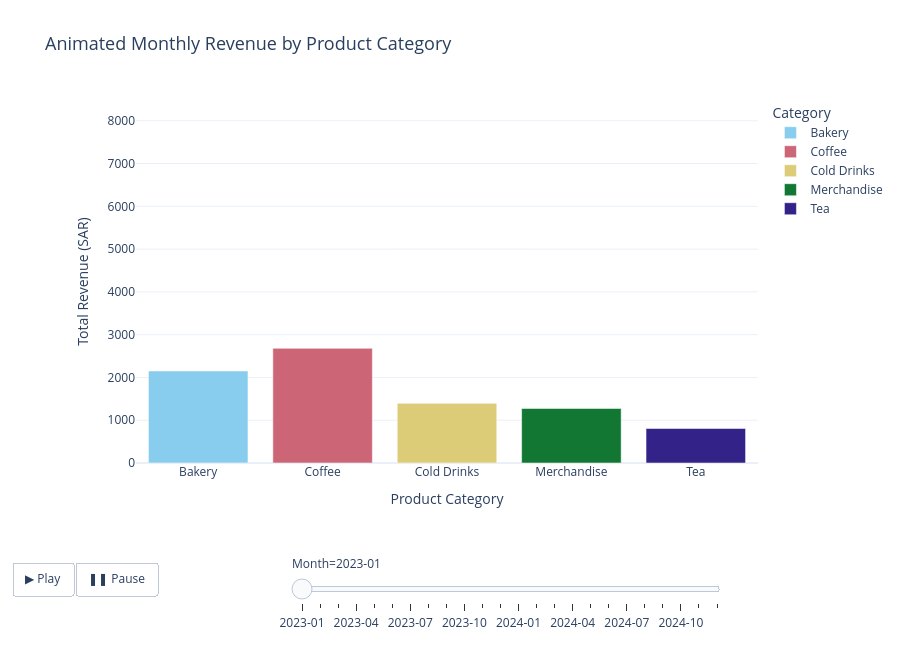

Source (notebook cell):
### Markdown cell above
### Task 7.2 — Animated bar chart  *(3 pts)*
Create an **animated** `px.bar` of monthly revenue per category: x = `category`, y = revenue, `animation_frame="year_month"`, colour = category.
Fix the y-axis range to the global maximum (so bars are comparable between frames) and make sure the **play button and slider** are visible.

### Code cell
import pandas as pd
import plotly.express as px

# Aggregate monthly revenue by category
monthly_revenue = (
    df.groupby(["year_month", "category"], as_index=False)
    .agg(revenue=("revenue", "sum"))
)

# Ensure all categories appear in every month
months = sorted(monthly_revenue["year_month"].unique())
categories = sorted(monthly_revenue["category"].unique())

full_index = pd.MultiIndex.from_product(
    [months, categories],
    names=["year_month", "category"]
)

monthly_revenue = (
    monthly_revenue
    .set_index(["year_month", "category"])
    .reindex(full_index, fill_value=0)
    .reset_index()
)

monthly_revenue["year_month"] = monthly_revenue["year_month"].astype(str)

# Global maximum for a fixed y-axis range
max_revenue = monthly_revenue["revenue"].max()

# Create animated bar chart
fig = px.bar(
    monthly_revenue,
    x="category",
    y="revenue",
    color="category",
    animation_frame="year_month",
    category_orders={
        "year_month": [str(m) for m in months],
        "category": categories
    },
    range_y=[0, max_revenue * 1.15],
    color_discrete_sequence=px.colors.qualitative.Safe,
    hover_data={
        "year_month": True,
        "revenue": ":,.2f"
    },
    labels={
        "category": "Product Category",
        "revenue": "Monthly Revenue (SAR)",
        "year_month": "Month"
    },
    title="Animated Monthly Revenue by Product Category"
)

# Customize chart
fig.update_layout(
    template="plotly_white",
    title_font_size=18,
    xaxis_title="Product Category",
    yaxis_title="Total Revenue (SAR)",
    legend_title="Category",
    height=650,
    margin=dict(b=140)
)

# Keep the play button and slider visible
fig.update_layout(
    updatemenus=[
        dict(
            type="buttons",
            direction="left",
            showactive=False,
            x=0.05,
            y=-0.08,
            buttons=[
                dict(
                    label="▶ Play",
                    method="animate",
                    args=[
                        None,
                        {
                            "frame": {
                                "duration": 700,
                                "redraw": True
                            },
                            "transition": {
                                "duration": 300
                            },
                            "fromcurrent": True
                        }
                    ]
                ),
                dict(
                    label="❚❚ Pause",
                    method="animate",
                    args=[
                        [None],
                        {
                            "frame": {
                                "duration": 0,
                                "redraw": False
                            },
                            "mode": "immediate"
                        }
                    ]
                )
            ]
        )
    ]
)

# Adjust animation slider position
if fig.layout.sliders:
    fig.layout.sliders[0].update(
        visible=True,
        y=-0.08,
        x=0.25,
        len=0.7
    )

fig.show()

### Figure 1 — Plotly figure (JSON) as saved in the notebook; plotly's stock layout.template omitted (floating-point values rounded to 4 significant figures)
{"data": [{"customdata": [["2023-01"]], "hovertemplate": "Product Category=%{x}<br>Month=%{customdata[0]}<br>Monthly Revenue (SAR)=%{y:,.2f}<extra></extra>", "legendgroup": "Bakery", "marker": {"color": "rgb(136, 204, 238)", "pattern": {"shape": ""}}, "name": "Bakery", "orientation": "v", "showlegend": true, "textposition": "auto", "type": "bar", "x": ["Bakery"], "xaxis": "x", "y": [2151.0], "yaxis": "y"}, {"customdata": [["2023-01"]], "hovertemplate": "Product Category=%{x}<br>Month=%{customdata[0]}<br>Monthly Revenue (SAR)=%{y:,.2f}<extra></extra>", "legendgroup": "Coffee", "marker": {"color": "rgb(204, 102, 119)", "pattern": {"shape": ""}}, "name": "Coffee", "orientation": "v", "showlegend": true, "textposition": "auto", "type": "bar", "x": ["Coffee"], "xaxis": "x", "y": [2680.0], "yaxis": "y"}, {"customdata": [["2023-01"]], "hovertemplate": "Product Category=%{x}<br>Month=%{customdata[0]}<br>Monthly Revenue (SAR)=%{y:,.2f}<extra></extra>", "legendgroup": "Cold Drinks", "marker": {"color": "rgb(221, 204, 119)", "pattern": {"shape": ""}}, "name": "Cold Drinks", "orientation": "v", "showlegend": true, "textposition": "auto", "type": "bar", "x": ["Cold Drinks"], "xaxis": "x", "y": [1395.0], "yaxis": "y"}, {"customdata": [["2023-01"]], "hovertemplate": "Product Category=%{x}<br>Month=%{customdata[0]}<br>Monthly Revenue (SAR)=%{y:,.2f}<extra></extra>", "legendgroup": "Merchandise", "marker": {"color": "rgb(17, 119, 51)", "pattern": {"shape": ""}}, "name": "Merchandise", "orientation": "v", "showlegend": true, "textposition": "auto", "type": "bar", "x": ["Merchandise"], "xaxis": "x", "y": [1274.0], "yaxis": "y"}, {"customdata": [["2023-01"]], "hovertemplate": "Product Category=%{x}<br>Month=%{customdata[0]}<br>Monthly Revenue (SAR)=%{y:,.2f}<extra></extra>", "legendgroup": "Tea", "marker": {"color": "rgb(51, 34, 136)", "pattern": {"shape": ""}}, "name": "Tea", "orientation": "v", "showlegend": true, "textposition": "auto", "type": "bar", "x": ["Tea"], "xaxis": "x", "y": [806.6], "yaxis": "y"}], "layout": {"barmode": "relative", "height": 650, "legend": {"title": {"text": "Category"}, "tracegroupgap": 0}, "margin": {"b": 140}, "sliders": [{"active": 0, "currentvalue": {"prefix": "Month="}, "len": 0.7, "pad": {"b": 10, "t": 60}, "steps": [{"args": [["2023-01"], {"frame": {"duration": 0, "redraw": true}, "fromcurrent": true, "mode": "immediate", "transition": {"duration": 0, "easing": "linear"}}], "label": "2023-01", "method": "animate"}, {"args": [["2023-02"], {"frame": {"duration": 0, "redraw": true}, "fromcurrent": true, "mode": "immediate", "transition": {"duration": 0, "easing": "linear"}}], "label": "2023-02", "method": "animate"}, {"args": [["2023-03"], {"frame": {"duration": 0, "redraw": true}, "fromcurrent": true, "mode": "immediate", "transition": {"duration": 0, "easing": "linear"}}], "label": "2023-03", "method": "animate"}, {"args": [["2023-04"], {"frame": {"duration": 0, "redraw": true}, "fromcurrent": true, "mode": "immediate", "transition": {"duration": 0, "easing": "linear"}}], "label": "2023-04", "method": "animate"}, {"args": [["2023-05"], {"frame": {"duration": 0, "redraw": true}, "fromcurrent": true, "mode": "immediate", "transition": {"duration": 0, "easing": "linear"}}], "label": "2023-05", "method": "animate"}, {"args": [["2023-06"], {"frame": {"duration": 0, "redraw": true}, "fromcurrent": true, "mode": "immediate", "transition": {"duration": 0, "easing": "linear"}}], "label": "2023-06", "method": "animate"}, {"args": [["2023-07"], {"frame": {"duration": 0, "redraw": true}, "fromcurrent": true, "mode": "immediate", "transition": {"duration": 0, "easing": "linear"}}], "label": "2023-07", "method": "animate"}, {"args": [["2023-08"], {"frame": {"duration": 0, "redraw": true}, "fromcurrent": true, "mode": "immediate", "transition": {"duration": 0, "easing": "linear"}}], "label": "2023-08", "method": "animate"}, {"args": [["2023-09"], {"frame": {"duration": 0, "redraw": true}, "fromcurrent": true, "mode": "immediate", "transition": {"duration": 0, "easing": "linear"}}], "label": "2023-09", "method": "animate"}, {"args": [["2023-10"], {"frame": {"duration": 0, "redraw": true}, "fromcurrent": true, "mode": "immediate", "transition": {"duration": 0, "easing": "linear"}}], "label": "2023-10", "method": "animate"}, {"args": [["2023-11"], {"frame": {"duration": 0, "redraw": true}, "fromcurrent": true, "mode": "immediate", "transition": {"duration": 0, "easing": "linear"}}], "label": "2023-11", "method": "animate"}, {"args": [["2023-12"], {"frame": {"duration": 0, "redraw": true}, "fromcurrent": true, "mode": "immediate", "transition": {"duration": 0, "easing": "linear"}}], "label": "2023-12", "method": "animate"}, {"args": [["2024-01"], {"frame": {"duration": 0, "redraw": true}, "fromcurrent": true, "mode": "immediate", "transition": {"duration": 0, "easing": "linear"}}], "label": "2024-01", "method": "animate"}, {"args": [["2024-02"], {"frame": {"duration": 0, "redraw": true}, "fromcurrent": true, "mode": "immediate", "transition": {"duration": 0, "easing": "linear"}}], "label": "2024-02", "method": "animate"}, {"args": [["2024-03"], {"frame": {"duration": 0, "redraw": true}, "fromcurrent": true, "mode": "immediate", "transition": {"duration": 0, "easing": "linear"}}], "label": "2024-03", "method": "animate"}, {"args": [["2024-04"], {"frame": {"duration": 0, "redraw": true}, "fromcurrent": true, "mode": "immediate", "transition": {"duration": 0, "easing": "linear"}}], "label": "2024-04", "method": "animate"}, {"args": [["2024-05"], {"frame": {"duration": 0, "redraw": true}, "fromcurrent": true, "mode": "immediate", "transition": {"duration": 0, "easing": "linear"}}], "label": "2024-05", "method": "animate"}, {"args": [["2024-06"], {"frame": {"duration": 0, "redraw": true}, "fromcurrent": true, "mode": "immediate", "transition": {"duration": 0, "easing": "linear"}}], "label": "2024-06", "method": "animate"}, {"args": [["2024-07"], {"frame": {"duration": 0, "redraw": true}, "fromcurrent": true, "mode": "immediate", "transition": {"duration": 0, "easing": "linear"}}], "label": "2024-07", "method": "animate"}, {"args": [["2024-08"], {"frame": {"duration": 0, "redraw": true}, "fromcurrent": true, "mode": "immediate", "transition": {"duration": 0, "easing": "linear"}}], "label": "2024-08", "method": "animate"}, {"args": [["2024-09"], {"frame": {"duration": 0, "redraw": true}, "fromcurrent": true, "mode": "immediate", "transition": {"duration": 0, "easing": "linear"}}], "label": "2024-09", "method": "animate"}, {"args": [["2024-10"], {"frame": {"duration": 0, "redraw": true}, "fromcurrent": true, "mode": "immediate", "transition": {"duration": 0, "easing": "linear"}}], "label": "2024-10", "method": "animate"}, {"args": [["2024-11"], {"frame": {"duration": 0, "redraw": true}, "fromcurrent": true, "mode": "immediate", "transition": {"duration": 0, "easing": "linear"}}], "label": "2024-11", "method": "animate"}, {"args": [["2024-12"], {"frame": {"duration": 0, "redraw": true}, "fromcurrent": true, "mode": "immediate", "transition": {"duration": 0, "easing": "linear"}}], "label": "2024-12", "method": "animate"}], "visible": true, "x": 0.25, "xanchor": "left", "y": -0.08, "yanchor": "top"}], "title": {"font": {"size": 18}, "text": "Animated Monthly Revenue by Product Category"}, "updatemenus": [{"buttons": [{"args": [null, {"frame": {"duration": 700, "redraw": true}, "fromcurrent": true, "transition": {"duration": 300}}], "label": "▶ Play", "method": "animate"}, {"args": [[null], {"frame": {"duration": 0, "redraw": false}, "mode": "immediate"}], "label": "❚❚ Pause", "method": "animate"}], "direction": "left", "pad": {"r": 10, "t": 70}, "showactive": false, "type": "buttons", "x": 0.05, "xanchor": "right", "y": -0.08, "yanchor": "top"}], "xaxis": {"anchor": "y", "categoryarray": ["Bakery", "Coffee", "Cold Drinks", "Merchandise", "Tea"], "categoryorder": "array", "domain": [0, 1], "title": {"text": "Product Category"}}, "yaxis": {"anchor": "x", "domain": [0, 1], "range": [0, 8486.0], "title": {"text": "Total Revenue (SAR)"}}}}
